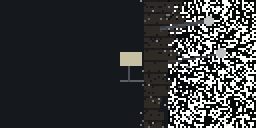
#> input picture docs/art/review-2026-08-28/cards/ext-e-remnant.png, 128 x 64 px, given in place of offering-g-sheet.png, which was not available (shown 2 times larger)
$ python -i growth_console_cards.py   (imports and definitions only)
#> lines starting #> are read from the running program, lines starting #| are printed output that depends on the picture; pictures that were not available may be replaced by others from this repository, and a replacement may not be noted
#!/usr/bin/env python3
# -*- coding: utf-8 -*-
"""
培养藏（spec 侧「改造祭坛」）—— 三卡。

身份已锁（`docs/design-notes/growth-console-identity.md`）：
**一具能装下人体的圆柱培养藏。舱里是冒泡的半透明液体。**

上一轮九张（操作件占空间）作废。人取卡 A 立缸继续优化，不翻生产。
对照课 `?lesson=growth-card`。

判据先写再画。禁止落成拱 / 钳 / 环。
"""
from __future__ import annotations

import json
import math
import os
import shutil
from collections import Counter, deque

from PIL import Image

# 卡 B / C 仍 32×36。卡 A 立缸 40×42（人点名加粗、压矮；宽仍大于净化器）。
W, H = 32, 36
SIZE_A = (40, 42)
SIZE_BC = (32, 36)
FRAMES = 8
FPS = 6
K = 0.55
GROUND = 28
CX = 16

HERE = os.path.dirname(os.path.abspath(__file__))
OUT = os.path.normpath(os.path.join(HERE, "..", "cards"))
ANIM = os.path.join(OUT, "anim")
PREVIEW = os.path.join(OUT, "preview3x")
PUBLIC = os.path.normpath(
    os.path.join(HERE, "..", "..", "..", "..", "public", "assets", "sprites", "modules")
)
PALETTE_JSON = os.path.normpath(os.path.join(HERE, "..", "..", "palette.json"))
# [2 lines not run here, left out]

VOID = (0x08, 0x0A, 0x0C, 255)
INK = (0x0D, 0x11, 0x14, 255)
SHADOW = (0x15, 0x1A, 0x1E, 255)
CLINIC = (0x1E, 0x22, 0x28, 255)
CONC_D = (0x2C, 0x2E, 0x33, 255)
CONC_M = (0x3A, 0x3D, 0x42, 255)
METAL = (0x4A, 0x4E, 0x55, 255)
METAL_L = (0x5A, 0x5F, 0x66, 255)
BONE = (0x3A, 0x38, 0x38, 255)
RUST = (0x5D, 0x48, 0x3E, 255)
EARTH = (0x50, 0x46, 0x3C, 255)
WOOD = (0x4F, 0x48, 0x35, 255)
WARM_D = (0x8A, 0x5C, 0x2A, 255)
TEAL_X = (0x0E, 0x4A, 0x3F, 255)
TEAL_D = (0x1A, 0x6B, 0x5C, 255)
TEAL_M = (0x1A, 0xAD, 0x96, 255)
TEAL_L = (0x2A, 0xE6, 0xC8, 255)

DARK_SET = {VOID[:3], INK[:3], SHADOW[:3]}

# [4 lines not run here, left out]


def lum(c):
    return 0.299 * c[0] + 0.587 * c[1] + 0.114 * c[2]


def is_teal(c):
    return c[1] > c[0] + 18 and c[2] > c[0] + 8


def is_warm(c):
    return c[:3] in {(0x8A, 0x5C, 0x2A), (0xC4, 0x87, 0x3A)}


def new(w=None, h=None):
    return Image.new("RGBA", (w or W, h or H), (0, 0, 0, 0))


# [12 lines left out: functions put, get, not called in this run]


def hline(im, a, b, y, c):
    for x in range(int(min(a, b)), int(max(a, b)) + 1):
        put(im, x, y, c)


# [21 lines left out: functions line, fill_poly, not called in this run]


def iso(dx, dy):
    return (dx - dy) * 0.5, (dx + dy) * 0.5 * K


# [15 lines left out: function iso_prism, not called in this run]


def stain(im, x, y, c):
    if get(im, x, y)[3] >= 32:
        put(im, x, y, c)


# [124 lines left out: functions contact, core_west_shadow, iso_disk, upright_cylinder, tube_horizontal, fill_liquid, not called in this run]


def score_marks(im, spots):
    for x, y, c in spots:
        stain(im, x, y, c)


# [456 lines left out: functions foot_y, enclosed_cells, cardA, cardB, cardC, teal_components and 2 more, not called in this run]


def _x_runs(occ, y, x0, x1):
    xs = sorted(x for x, yy in occ if yy == y and x0 <= x <= x1)
    if not xs:
        return 0, []
    segs, a, prev = [], xs[0], xs[0]
    for x in xs[1:]:
        if x > prev + 1:
            segs.append((a, prev))
            a = x
        prev = x
    segs.append((a, prev))
    return len(segs), segs


def form_fingerprint(im):
    ww, hh = im.size
    px = [(x, y, im.getpixel((x, y))) for y in range(hh) for x in range(ww)
          if im.getpixel((x, y))[3] >= 32]
    maxy = max(y for _, y, _ in px)
    body = [(x, y) for x, y, c in px if y < maxy - 1 and lum(c[:3]) > 18]
    occ = set(body)
    xs = [x for x, _ in body]
    ys = [y for _, y in body]
    x0, x1, y0, y1 = min(xs), max(xs), min(ys), max(ys)
    w, h = x1 - x0 + 1, y1 - y0 + 1
    mid = (y0 + y1) / 2
    up = [x for x, y in body if y < mid]
    lo = [x for x, y in body if y >= mid]
    aspect = w / h
    shear = (sum(up) / len(up) - sum(lo) / len(lo)) / w
    rise = h / float(hh)

    y_mid = y0 + h // 2
    mid_runs, mid_segs = _x_runs(occ, y_mid, x0, x1)
    top3 = [_x_runs(occ, y, x0, x1)[0] for y in range(y0, min(y1, y0 + 2) + 1)]
    apex_two = sum(1 for r in top3 if r >= 2)

    trans = {(x, y) for y in range(hh) for x in range(ww)
             if im.getpixel((x, y))[3] < 32}
    seen = set()
    q = deque()
    for x in range(ww):
        for y in (0, hh - 1):
            if (x, y) in trans:
                q.append((x, y))
                seen.add((x, y))
    for y in range(hh):
        for x in (0, ww - 1):
            if (x, y) in trans and (x, y) not in seen:
                q.append((x, y))
                seen.add((x, y))
    while q:
        x, y = q.popleft()
        for dx, dy in ((1, 0), (-1, 0), (0, 1), (0, -1)):
            n = (x + dx, y + dy)
            if n in trans and n not in seen:
                seen.add(n)
                q.append(n)
    enclosed_list = [(x, y) for x, y in (trans - seen) if x0 <= x <= x1 and y0 <= y <= y1]
    enclosed = len(enclosed_list)

    left_xs = range(x0, x0 + max(1, w // 3) + 1)
    right_xs = range(x1 - max(1, w // 3), x1 + 1)

    def avg_top(xr):
        vals = []
        for x in xr:
            col = [y for xx, y in body if xx == x]
            if col:
                vals.append(min(col))
        return sum(vals) / len(vals) if vals else 0.0

    slope = abs(avg_top(left_xs) - avg_top(right_xs)) / h

    arch_open = False
    if mid_runs >= 2:
        gx0, gx1 = mid_segs[0][1] + 1, mid_segs[1][0] - 1
        if gx0 <= gx1:
            gap_ok = True
            for y in range(y_mid, y1 + 1):
                if not any((x, y) not in occ for x in range(gx0, gx1 + 1)):
                    gap_ok = False
                    break
            yb = min(hh - 1, y1 + 1)
            below = any((x, yb) not in occ for x in range(gx0, gx1 + 1))
            arch_open = gap_ok and below

    return {
        "aspect": aspect, "shear": shear, "slope": slope, "rise": rise,
        "mid_runs": mid_runs, "apex_two": apex_two,
        "enclosed": enclosed, "arch_open": arch_open,
    }


# 判据先写。立缸 / 横卧 / 沉井互斥。拱 / 钳 / 环沿用供奉台定义，本台必须全红。
FORM_BANDS = {
    "立缸": lambda fp: (
        fp["aspect"] <= 0.78 and fp["rise"] >= 0.55 and fp["enclosed"] == 0
        and fp["apex_two"] < 2 and fp["mid_runs"] == 1
    ),
    "横卧": lambda fp: (
        0.90 <= fp["aspect"] <= 1.70 and 0.40 <= fp["rise"] < 0.55
        and fp["enclosed"] == 0 and fp["apex_two"] < 2
    ),
    "沉井": lambda fp: (
        fp["aspect"] >= 1.15 and fp["rise"] < 0.40 and fp["enclosed"] == 0
        and fp["apex_two"] < 2
    ),
    "拱": lambda fp: (
        fp["mid_runs"] >= 2 and fp["enclosed"] == 0
        and fp["arch_open"] and fp["apex_two"] == 0
    ),
    "钳": lambda fp: fp["apex_two"] >= 2 and fp["enclosed"] == 0,
    "环": lambda fp: fp["enclosed"] >= 20 and fp["mid_runs"] >= 2,
}


# [25 lines left out: function ascii_art, not called in this run]


def canvas_mask(im, tw=32, th=36):
    """画布对齐的占用，不按包围盒拉伸。包围盒归一化会让任何居中实心块 IoU 都很高。"""
    src = im.convert("RGBA")
    canvas = Image.new("RGBA", (tw, th), (0, 0, 0, 0))
    sw, sh = src.size
    ox = (tw - sw) // 2
    oy = th - sh
    canvas.paste(src, (ox, oy), src)
    out = []
    for y in range(th):
        for x in range(tw):
            p = canvas.getpixel((x, y))
            out.append(1 if p[3] >= 32 and lum(p[:3]) > 18 else 0)
    return out


# [4 lines left out: function iou, not called in this run]


def load_offering_masks():
    masks = {}
    for key in ("g", "h", "i"):
        path = os.path.join(PUBLIC, f"offering-{key}-sheet.png")
        src = Image.open(path).convert("RGBA")
#> src is the input picture: PIL image 128x64 RGBA; mean R, G, B, A 19.9, 21.5, 22.8, 216.9
        frame = src.crop((0, 0, 32, 32))
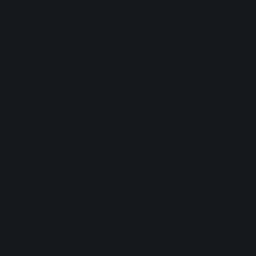
#> frame: PIL image 32x32 RGBA (shown 8 times larger); mean R, G, B, A 21, 24, 28, 255
        masks[key] = canvas_mask(frame)
#> in canvas_mask, `canvas = Image.new("RGBA", (tw, th), (0, 0, 0, 0))`: canvas: PIL image 32x36 RGBA; every value is 0
#> in canvas_mask, `canvas.paste(src, (ox, oy), src)`:
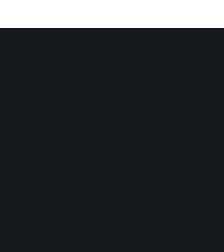
#> canvas: PIL image 32x36 RGBA (shown 7 times larger); mean R, G, B, A 18.7, 21.3, 24.9, 226.7; transparent parts drawn white
#> after the loop in canvas_mask, `for y in range(th):`: out = 1152 values from 0 to 1
#> pass 2 of the loop in load_offering_masks, `for key in ("g", "h", "i"):`:
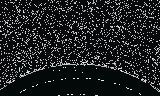
#> input picture docs/art/review-2026-08-28/cards/ext-eye.png, 160 x 96 px, given in place of offering-h-sheet.png, which was not available
#> in load_offering_masks, src is the input picture: PIL image 160x96 RGBA; mean R, G, B, A 7.1, 10.3, 11.4, 228.7
#> in load_offering_masks, `frame = src.crop((0, 0, 32, 32))`:
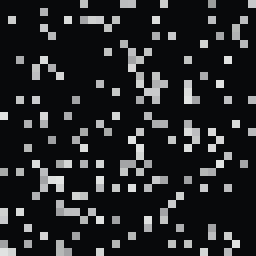
#> frame: PIL image 32x32 RGBA (shown 8 times larger); mean R, G, B, A 8, 10.3, 11.5, 223.9; transparent parts drawn white
#> in canvas_mask (call 2), `canvas.paste(src, (ox, oy), src)`:
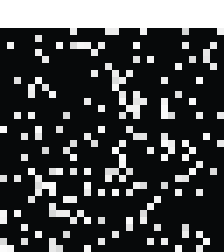
#> canvas: PIL image 32x36 RGBA (shown 7 times larger); mean R, G, B, A 5.7, 7.3, 8.1, 192; transparent parts drawn white
#> after the loop in canvas_mask (call 2), `for y in range(th):`: out = 1152 values from 0 to 0
    return masks


CARDS = (
    ("a", "立缸", cardA, "立缸"),
    ("b", "横棺", cardB, "横卧"),
    ("c", "沉井", cardC, "沉井"),
)

all_ok = True
FINGERPRINTS = []
FIRST_FRAMES = {}


# [29 lines left out: function emit_card, not called in this run]


# [13 lines not run here, left out]

_forms = {f for _, _, f, _ in FINGERPRINTS}
# [11 lines not run here, left out]

fp_by = {k: fp for k, _, _, fp in FINGERPRINTS}
# [27 lines not run here, left out]
offer = load_offering_masks()
#> offer = 3 items
# [5 lines not run here, left out]

S = 4
PAD = 10
COLS = 3
cell_w, cell_h = 40 * S, 56 * S
cw = (cell_w + PAD) * COLS + PAD
ch = cell_h + PAD * 2
board = Image.new("RGB", (cw, ch), CONC_M[:3])
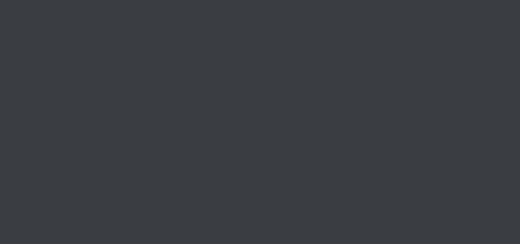
#> board: PIL image 520x244 RGB; mean R, G, B 58, 61, 66
# [21 lines not run here, left out]

>>> from PIL import Image
>>> picture = Image.open('../cards/ext-e-remnant.png')
>>> result = form_fingerprint(picture)
#> in form_fingerprint, `px = [(x, y, im.getpixel((x, y))) for y in range(hh) for x in range(ww..`: px = 7069 items
#> in form_fingerprint, `maxy = max(y for _, y, _ in px)`: maxy = 63
#> in form_fingerprint, `body = [(x, y) for x, y, c in px if y < maxy - 1 and lum(c[:3]) > 18]`: body = 5491 pairs, first value 0 to 126, second value 0 to 61
#> in form_fingerprint, `occ = set(body)`: occ = 5491 items
#> in form_fingerprint, `xs = [x for x, _ in body]`: xs = 5491 values, max 126 at index 4390, min 0 at index 0, mean 44.14
#> in form_fingerprint, `ys = [y for _, y in body]`: ys = 5491 values from 0 to 61
#> in form_fingerprint, `x0, x1, y0, y1 = min(xs), max(xs), min(ys), max(ys)`: x0 = 0; x1 = 126; y0 = 0; y1 = 61
#> in form_fingerprint, `w, h = x1 - x0 + 1, y1 - y0 + 1`: w = 127; h = 62
#> in form_fingerprint, `mid = (y0 + y1) / 2`: mid = 30.5
#> in form_fingerprint, `up = [x for x, y in body if y < mid]`: up = 2854 values, max 125 at index 2280, min 0 at index 0, mean 46.01
#> in form_fingerprint, `lo = [x for x, y in body if y >= mid]`: lo = 2637 values, max 126 at index 1536, min 0 at index 0, mean 42.12
#> in form_fingerprint, `aspect = w / h`: aspect = 2.05
#> in form_fingerprint, `shear = (sum(up) / len(up) - sum(lo) / len(lo)) / w`: shear = 0.0306
#> in form_fingerprint, `rise = h / float(hh)`: rise = 0.969
#> in form_fingerprint, `y_mid = y0 + h // 2`: y_mid = 31
#> in _x_runs, `xs = sorted(x for x, yy in occ if yy == y and x0 <= x <= x1)`: xs = 89 values from 0 to 89
#> in _x_runs, `segs, a, prev = [], xs[0], xs[0]`: segs = []; a = 0
#> the loop in _x_runs, `for x in xs[1:]:` made 88 passes
#> a on pass 88: 89
#> after the loop in _x_runs, `for x in xs[1:]:`: segs = [(0, 87)]
#> in form_fingerprint, `mid_runs, mid_segs = _x_runs(occ, y_mid, x0, x1)`: mid_runs = 2; mid_segs = [(0, 87), (89, 89)]
#> the loop in _x_runs (call 2), `for x in xs[1:]:` made 90 passes
#> a on pass 84: 85
#> in form_fingerprint, `top3 = [_x_runs(occ, y, x0, x1)[0] for y in range(y0, min(y1, y0 + 2) ..`: top3 = [2, 1, 4]
#> in form_fingerprint, `apex_two = sum(1 for r in top3 if r >= 2)`: apex_two = 2
#> in form_fingerprint, `trans = {(x, y) for y in range(hh) for x in range(ww) if im.getpixel((..`: trans = 1123 items
#> in form_fingerprint, `enclosed_list = [(x, y) for x, y in (trans - seen) if x0 <= x <= x1 an..`: enclosed_list = 872 pairs, first value 84 to 126, second value 1 to 61
#> in form_fingerprint, `enclosed = len(enclosed_list)`: enclosed = 872
#> after the loop in avg_top, `for x in xr:`: vals = 43 values from 0 to 0
#> the loop in avg_top (call 2), `for x in xr:` made 43 passes
#> col on passes 7 to 18: [0, 1, 2, 3, 4, 8, 9, 10, 11, 12, 13, 15, 25, 30], [0, 9, 10, 11, 12, 13, 19, 28, 29, 46], [2, 8, 9, 11, 12, 13, 29], [11, 12, 23, 29, 33], [11, 12, 29, 33, 40, 58], [11, 12, 29, 46], [11, 12, 29], [11, 12, 28, 29, 48], [10, 11, 12, 28, 49, 54], [10, 11, 21, 28], [10, 11, 28], [10, 11, 28]
#> in form_fingerprint, `slope = abs(avg_top(left_xs) - avg_top(right_xs)) / h`: slope = 0.188
#> in form_fingerprint, `gx0, gx1 = mid_segs[0][1] + 1, mid_segs[1][0] - 1`: gx0 = 88
#> in form_fingerprint, `yb = min(hh - 1, y1 + 1)`: yb = 62
#> in form_fingerprint, `below = any((x, yb) not in occ for x in range(gx0, gx1 + 1))`: below = True
#> in form_fingerprint, `arch_open = gap_ok and below`: arch_open = False
#> result = {'aspect': 2.05, 'shear': 0.0306, 'slope': 0.188, 'rise': 0.969, 'mid_runs': 2, 'apex_two': 2, 'enclosed': 872, 'arch_open': False}
